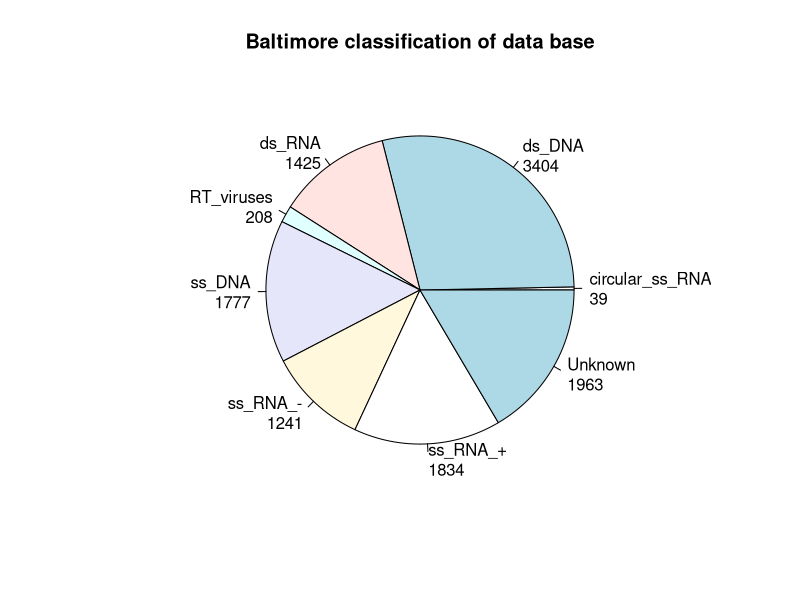
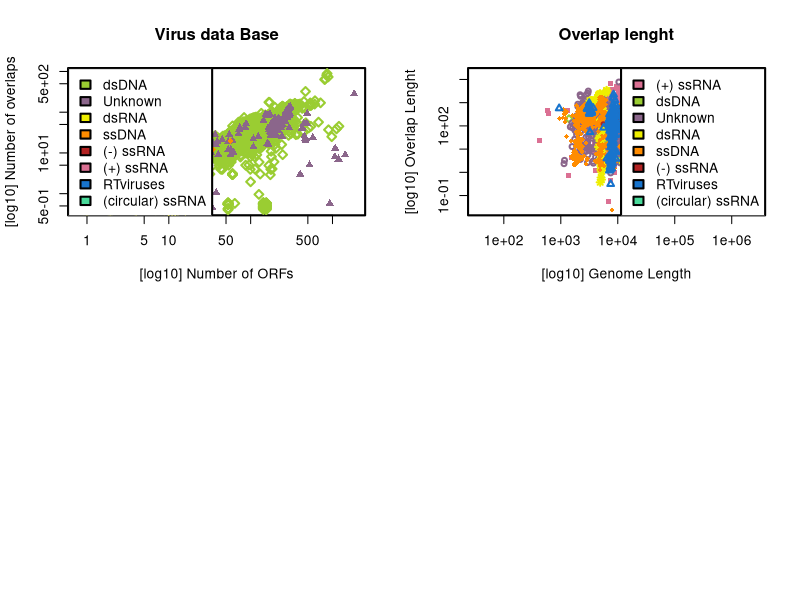

Write R code to recreate these figures, in order.
library(RColorBrewer)

setwd('/home/lmunoz/Projects/ovrf-review/data/Baltimore')
virus <- read.csv('species_file_baltimore2.csv')

# 1. Baltimore classification of the data base 
sub <- subset(virus, family = 'Unknown')
my_table <- table(sub$baltimore.class)
lbls <- paste(names(my_table), "\n", my_table, sep="")
pie(my_table, border = "black", labels = lbls, main = "Baltimore classification of data base")


# 2. Summary of overlapping regions in the viral genomes
# a. Number of ORFS vs Number of overlaps
a <- virus$Number.of.proteins
b <- virus$n.overlaps
b[b==0] <- 0.5
b <- jitter(b)
a <- jitter(a)
layout(matrix(c(1,2,3,4), 2, 2, byrow = TRUE))
par(lwd = 2)
plot(a,b, log='xy', type='n', col=as.numeric(virus$Molecule.type), cex=1, pch=as.numeric(virus$Topology), 
     xlab = '[log10] Number of ORFs', ylab = '[log10] Number of overlaps', main = "Virus data Base")

points( a[virus$baltimore.class%in%'ds_DNA'], b[virus$baltimore.class%in%'ds_DNA'], col='yellowgreen', pch=5)
points( a[virus$baltimore.class%in%'Unknown'], b[virus$baltimore.class%in%'Unknown'], col='plum4', pch=17)
points( a[virus$baltimore.class%in%'ds_RNA'], b[virus$baltimore.class%in%'ds_RNA'], col='yellow2', pch=8)
points( a[virus$baltimore.class%in%'ss_DNA'], b[virus$baltimore.class%in%'ss_DNA'], col='darkorange', pch=18)
points( a[virus$baltimore.class%in%'ss_RNA_-'], b[virus$baltimore.class%in%'ss_RNA_-'], col='firebrick', pch=19)
points( a[virus$baltimore.class%in%'ss_RNA_+'], b[virus$baltimore.class%in%'ss_RNA_+'], col='palevioletred', pch=17)
points( a[virus$baltimore.class%in%'RT_viruses'], b[virus$baltimore.class%in%'RT_viruses'], col='dodgerblue3', pch=16)
points( a[virus$baltimore.class%in%'circular_ss_RNA'], b[virus$baltimore.class%in%'circular_ss_RNA'], col="#49DA9A", pch=4)

legend('topleft', legend= c('dsDNA', 'Unknown', 'dsRNA', 'ssDNA', '(-) ssRNA', '(+) ssRNA', 'RTviruses', '(circular) ssRNA'), 
       fill = c( 'yellowgreen', 'plum4', 'yellow2', 'darkorange', 'firebrick', 'palevioletred', 'dodgerblue3', "#49DA9A"))

# b. Genome length vs mean nucleotides involved in an overlap
more_than_one <- virus
x <- more_than_one$Genome.length
y <- more_than_one$len.overlaps
y <- jitter(y)
x <- jitter(x)

plot(x,y, type='n', log = 'xy', col=as.numeric(more_than_one$Molecule.type), cex=2, pch=as.numeric(more_than_one$Topology), 
     xlab = '[log10] Genome Length', ylab = '[log10] Overlap Lenght', main = "Overlap lenght")
points( x[more_than_one$baltimore.class%in%'ss_RNA_+'], y[more_than_one$baltimore.class%in%'ss_RNA_+'], col='palevioletred', pch=15, cex = 0.8)
points( x[more_than_one$baltimore.class%in%'ds_DNA'], y[more_than_one$baltimore.class%in%'ds_DNA'], col='yellowgreen', pch=5, cex = 0.8)
points( x[more_than_one$baltimore.class%in%'Unknown'], y[more_than_one$baltimore.class%in%'Unknown'], col='plum4', pch=1, cex = 0.8)
points( x[more_than_one$baltimore.class%in%'ds_RNA'], y[more_than_one$baltimore.class%in%'ds_RNA'], col='yellow2', pch=8, cex = 0.8)
points( x[more_than_one$baltimore.class%in%'ss_DNA'], y[more_than_one$baltimore.class%in%'ss_DNA'], col='darkorange', pch=18, cex = 0.8)
points( x[more_than_one$baltimore.class%in%'ss_RNA_-'], y[more_than_one$baltimore.class%in%'ss_RNA_-'], col='firebrick', pch=20, cex = 0.8)
points( x[more_than_one$baltimore.class%in%'RT_viruses'], y[more_than_one$baltimore.class%in%'RT_viruses'], col='dodgerblue3', pch=2, cex = 0.8)
points( x[more_than_one$baltimore.class%in%'circular_ss_RNA'], y[more_than_one$baltimore.class%in%'circular_ss_RNA'], col="#49DA9A", pch=4, cex = 0.8)

legend('topright', legend= c('(+) ssRNA', 'dsDNA', 'Unknown', 'dsRNA', 'ssDNA', '(-) ssRNA', 'RTviruses', '(circular) ssRNA'), 
       fill = c('palevioletred', 'yellowgreen', 'plum4', 'yellow2', 'darkorange', 'firebrick', 'dodgerblue3', "#49DA9A"))

# 3. 


